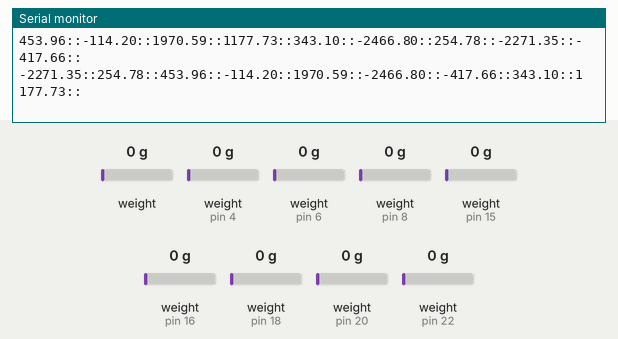
This sketch was run on a simulated Arduino Uno, built with avr-gcc and run on an emulated ATmega328P. Shown: the last lines printed to the serial monitor. Inputs (shaded band) come from the test bench; at power-on: weight on the scale 0 g, weight on the scale (sensors on pin 4, pin 6, pin 8, pin 15, pin 16, pin 18, pin 20, pin 22) 0 g.

Above: at 1.9 s.
2.0 s: weight on the scale (sensor 0) set to 100 g
At 2.8 s:
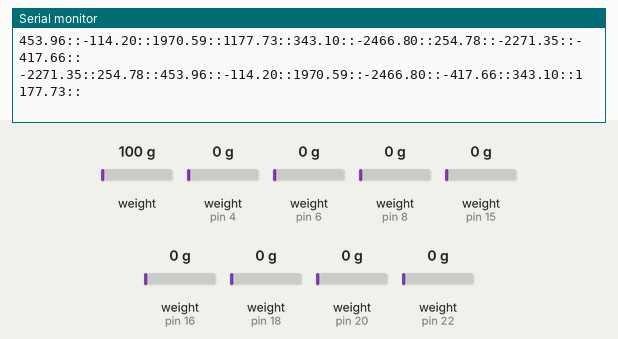
3.5 s: weight on the scale (sensor on pin 4) set to 100 g
At 4.8 s:
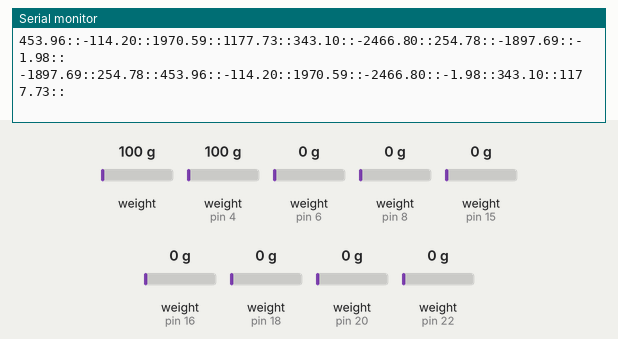
5.0 s: weight on the scale (sensor on pin 6) set to 100 g
At 5.5 s:
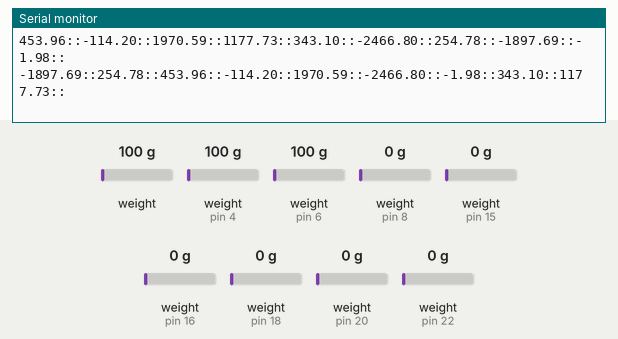
6.5 s: weight on the scale (sensor on pin 8) set to 100 g
At 7.8 s:
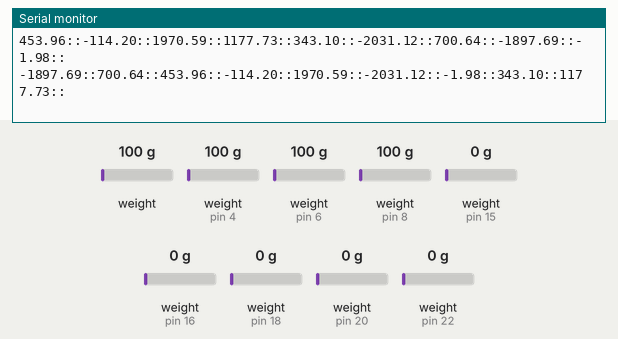
8.0 s: weight on the scale (sensor on pin 15) set to 2500 g
At 8.8 s:
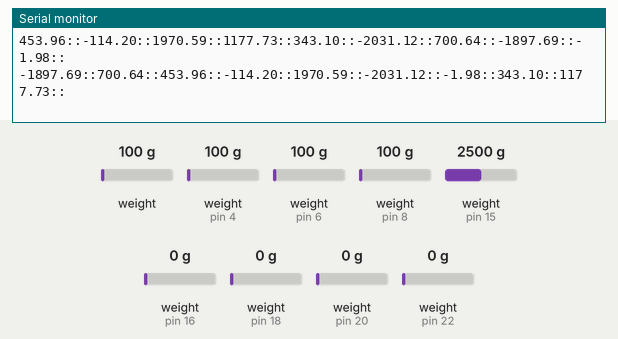
12.2 s: weight on the scale (sensor on pin 16) set to 100 g
At 12.9 s:
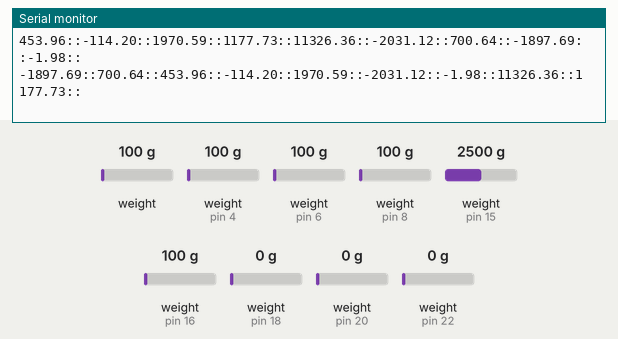
Timing chart, 0 to 14.7 s (numbered marks = the images above; inputs shaded):
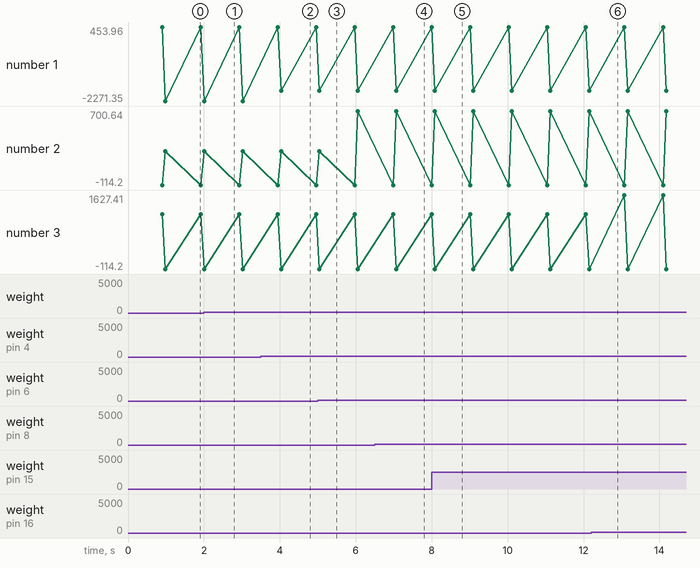

The sketch:

load_cell_multi.ino
```cpp
#include "HX711.h"1

HX711 scale[9];

byte eng_order[9] = {7, 6, 0, 1, 2, 5, 8, 4, 3};
byte DOUT[9] = {22, 20, 18, 16, 15, 8, 6, 4, 0};
byte CLK[9] = {23, 21, 19, 17, 14, 9, 7, 5, 3};
float b[9] = {453.9559666, -114.2034549, 1970.588235, 1177.730193, 343.0962343, -2466.804979, 254.7770701, -2271.352313, -417.6563737};
float a[9] = {0.010053282, 0.009596929, 0.009803922, 0.010706638, 0.010460251, 0.010373444, 0.010615711, 0.008896797, 0.00989707};
float scale_val[9], scale_val_arranged[9];

long scale_read[9];

void setup() {
  Serial.begin(9600);
  for (int i = 0; i < 9; i++)
    scale[i].begin(DOUT[i], CLK[i]);
}

void loop() {
  for (int i = 0; i < 9; i++) {
    scale_read[i] = scale[i].read();
    scale_val[i] = a[i] * scale_read[i] + b[i];
  }

  engine_order_organize();
  for (int i = 0; i < 9; i++) {
    Serial.print(scale_val[i], 2);
    Serial.print("::");
  }
  Serial.println("");

  for (int i = 0; i < 9; i++) {
    Serial.print(scale_val_arranged[i], 2);
    Serial.print("::");
  }
  Serial.println("");


  //Serial.print(scale_val[8]);
  Serial.println("");
  delay(10);
}

void engine_order_organize() {
  for (int i = 0; i < 9; i++) {
    scale_val_arranged[i] = scale_val[eng_order[i]];
  }
}
```

Measured:
- after the input at 3.5 s, the serial monitor: prints a new line after 0.45 s (image 2)
- after the input at 6.5 s, the serial monitor: prints a new line after 0.49 s (image 4)
- plotted number 2: -114.2 → 700.64 after the input at 5.0 s
